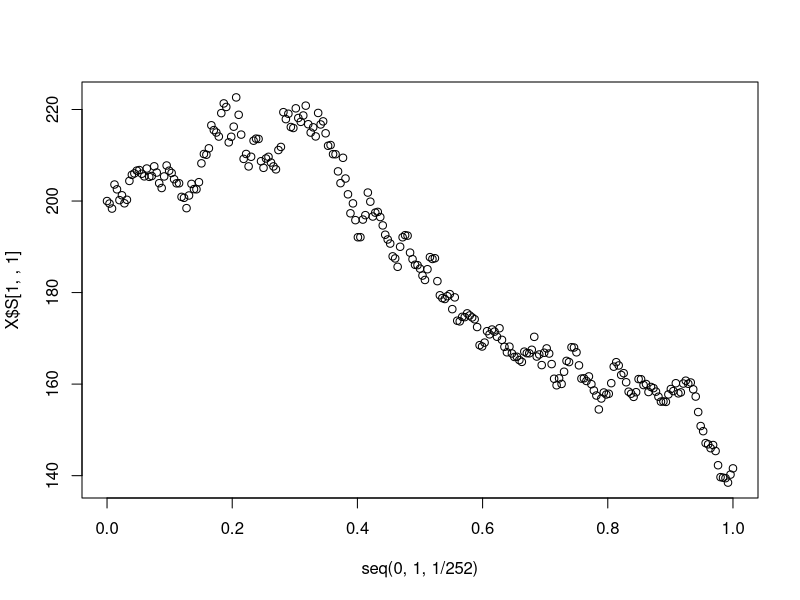
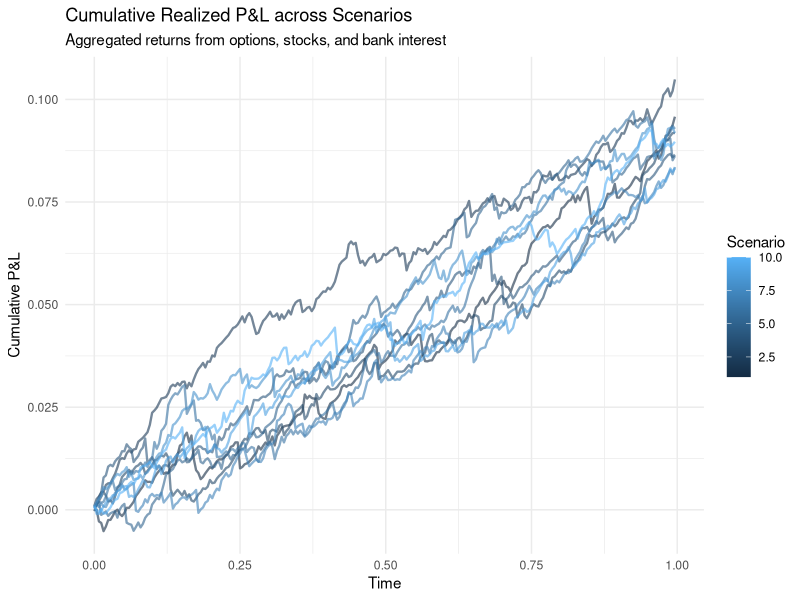
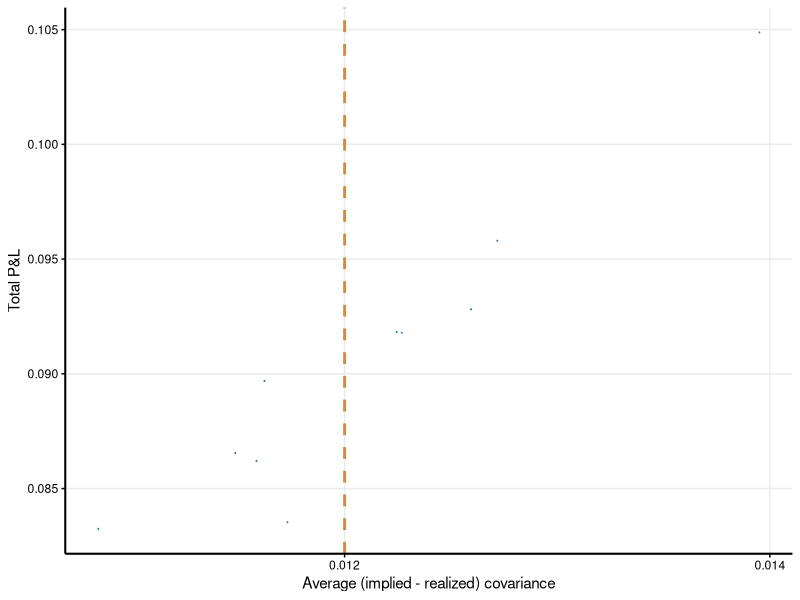
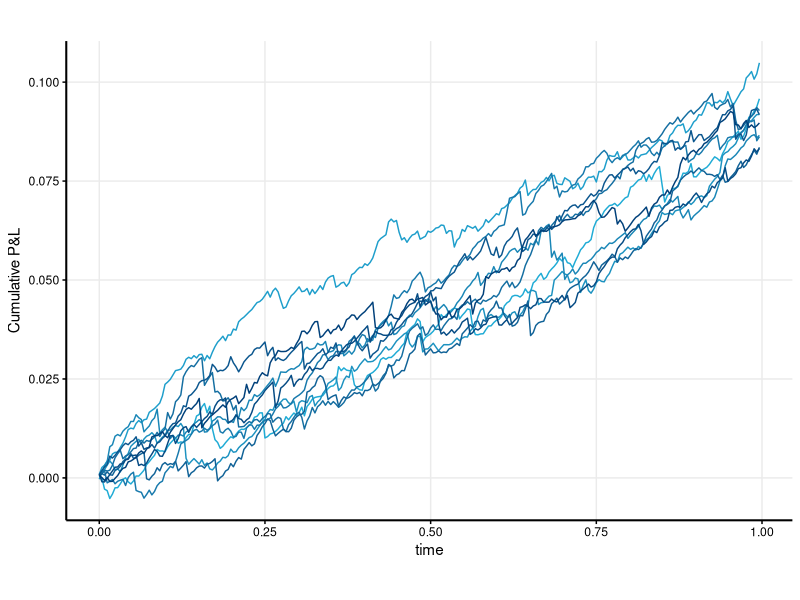
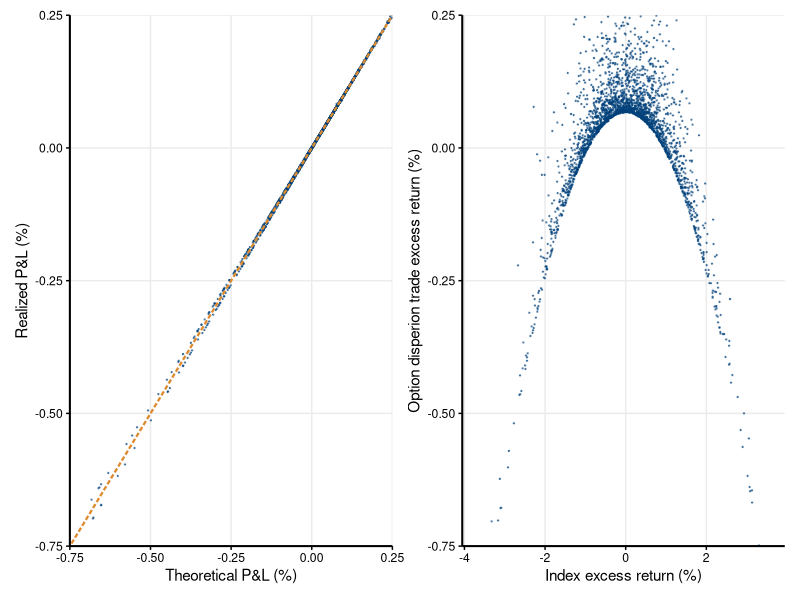
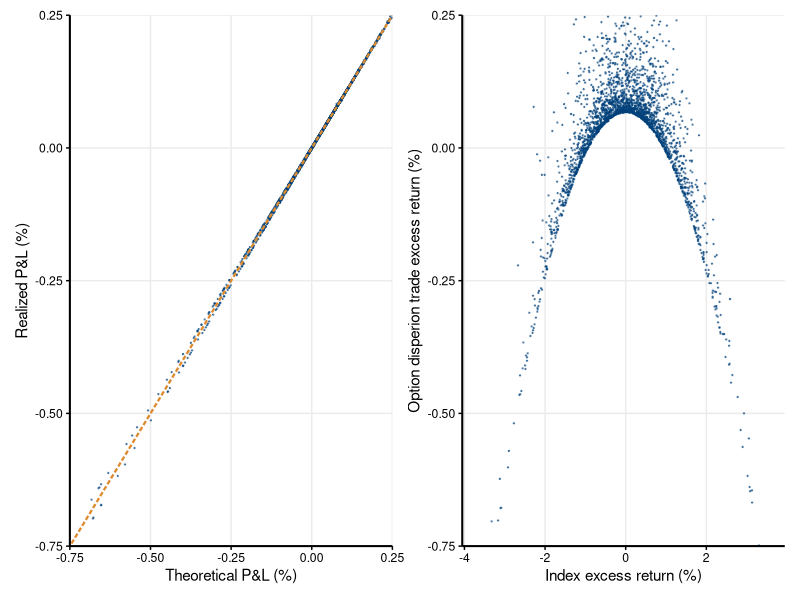

Recreate these plots in R, in order.
#------------------------- General Purpose -------------------------
# This file supports the analysis from Chapter 5 in the thesis. 

#------------------------- !! Important !! -------------------------
# To specifically obtain the figures from the thesis:
#   For figure 8 and 9 put:
#     d = 2 and 10
#     optiontype = "straddle" and "log"
#     nscenarios = 500
#     for_fig_10 = FALSE
#     run up to line 400
#     It will automatically take only the first 10 scenario's to plot figure 8.
#     After running all 4 scenario's, run lines 401 - 469 to make and save the figures.
#   For figure 10:
#     d = 10
#     optiontype = "straddle"
#     nscenarios = 10
#     for_fig_10 = TRUE
#     run all lines

library(ggplot2)
library(dplyr)
library(tidyr)
library(reshape2)
library(patchwork)
#detach("package:MASS", unload = TRUE)

#------------------------- 
#Input: Main parameters.
#-------------------------
#Nr of assets underlying the option
d = 2
#Nr of trading days in 1 year
nT = 252
#Nr of scenarios 
nscenarios = 10
#Maturity of the option (in years)
maturity= 1
#Type of hedge, can only be 'gamma'
greek_hedge = "gamma"
#The type of option, could be 'log' for a log-contract or 'straddle', for a straddle option.
optiontype = "straddle"
#Are the runs to obtain figure 10 from the thesis? Then put this to TRUE, 
#if it is to obtain figures 8 and 9 put it to FALSE.
#To obtain no particular figure, but for the analysis put it to TRUE.
for_fig_10 = TRUE

r=0.02
mu = 0.5
rho_P = 0.3
rho_Q = 0.6
ivP = 0.2
ivQ = 0.2

S0 = rep(200,d)

#computed parameter
dt = 1/nT
divisor = d #keeps index price around level of stocks


# Simulate stock paths in P-world

EulerMaruyama_integrator <- function()
{
  Stocksim =   array(S0,c(d,nT+1,nscenarios))
  
  Sigma <- matrix(rho_P, nrow = d, ncol = d)
  diag(Sigma) <- 1
  L <- t(chol(Sigma))
    
  stocksim = array(S0,c(d,nT+1,nscenarios)) 
  
  for (i in (1:(nT)))
  {  
    Z = matrix(rnorm(d * nscenarios), nrow = d, ncol = nscenarios)
    
    W = t(L %*% Z)
    
    for (sim in (1:nscenarios))
    {
      
    stocksim[,i+1,sim] = stocksim[,i,sim]*exp((r-ivP^2/2)*dt+ivP*sqrt(dt)*W[sim,])
    }
  }
  return(list(S = stocksim))
}

# Intermezzo: plotting an example
X <- EulerMaruyama_integrator()
plot(seq(0,1,1/252),X$S[1,,1])


#----------------------------
# Physical world: stock paths
#----------------------------

#SVR = Stock Variance Rho
Stocks <- EulerMaruyama_integrator()$S
Stocks_tp = Stocks[,2:(nT+1),]
#putting it in dataframe


# 1. 'Melt' the array into a data frame
df_s <- melt(Stocks,   varnames = c("security_id", "t", "scenario"), value.name = "Stock")
df_stp <- melt(Stocks_tp, varnames = c("security_id", "t", "scenario"), value.name = "Stock_tp")

# Insert security_id = d+1 for the index price
df_index <- df_s %>%
  group_by(scenario,t) %>%
  summarize(Stock = 1/divisor*sum(Stock),
            .groups = "drop")  %>%
  mutate(security_id = d+1) %>%
  select(scenario, t, security_id, Stock)

df <- rbind(df_s,df_index)

# Insert security_id = d+1 for the index price
df_index_tp <- df_stp %>%
  group_by(scenario,t) %>%
  summarize(Stock_tp = 1/divisor*sum(Stock_tp),
            .groups = "drop")  %>%
  mutate(security_id = d+1) %>%
  select(scenario, t, security_id, Stock_tp)

df_tp <- rbind(df_stp,df_index_tp)


#finalizing
df_simulated_marketdata <- df %>%
  left_join(df_tp, by = c("security_id", "t", "scenario")) %>%
  mutate(time = (t-1)/nT)


#--------------------------------------------------------
# Risk-neutral world: price Q-options using Black-Scholes
#--------------------------------------------------------

#determining the implied volatility of the index using lognormal approximations

iv_f <- function(security_id, Stockprices,rho){ 
  iv = rep(0,d+1) #initialize vector
  iv[security_id != d+1] = ivQ
  
    w = Stockprices[security_id != d+1]/sum(Stockprices[security_id != d+1])
    dummy = sum(w^2)*exp(ivQ^2)
    
    for(i in 1:d)
    {
      j=1
      while(j<i)
      {
        dummy = dummy + 2*w[i]*w[j]*exp(ivQ^2*rho_Q*maturity) 
        j= j +1
      } 
    }
    iv[d+1] = sqrt(log(dummy)/maturity)
    
    return(data.frame(iv))
}

options(digits = 5)

df_simulated_marketdata <- df_simulated_marketdata %>%
  group_by(scenario,t) %>%
  arrange(security_id) %>%
  reframe(security_id = security_id,
          Stock = Stock,
          Stock_tp = Stock_tp,
          time = time,
          iv_f(security_id, Stock_tp,rho_Q)) %>%
  ungroup() %>%
  mutate(iv_tp = iv)

df_simulated_marketdata <- df_simulated_marketdata %>%
  group_by(scenario,t) %>%
  arrange(security_id) %>%
  reframe(security_id = security_id,
          Stock = Stock,
          Stock_tp = Stock_tp,
          time = time,
          iv_tp = iv,
          iv_f(security_id, Stock,rho_Q)) %>%
  ungroup() 

# We compute option prices  O_t  = E_Q[ (S(t+T)-S(t))_+ | F_t] using the Black-Scholes formula

BS_price <- function(iv,S0,K,option_maturity,r, optiontype)
{
  d1 = 1/(iv*sqrt(option_maturity))*(log(S0/K)+(r+iv^2/2)*option_maturity)
  d2 = d1-iv*sqrt(option_maturity)
  price_call <- pnorm(d1)*S0-pnorm(d2)*K*exp(-r*option_maturity)
  price_put <-  pnorm(-d2)*K*exp(-r*option_maturity)-pnorm(-d1)*S0
  
  delta_call <- pnorm(d1)
  gamma_call <- dnorm(d1)/(S0*iv*sqrt(option_maturity))
  
  #straddle
  delta = 2*delta_call-1
  gamma = 2*gamma_call
  vega = K*exp(-r*option_maturity)*dnorm(d2,0,1)*(sqrt(option_maturity))
  if(optiontype == "straddle")
    {
     out = list(delta = delta, gamma = gamma, price = price_call+price_put)
    } else if (optiontype == "log"){
  out = list(
    price = exp(-r*option_maturity)*((r-iv^2/2)*option_maturity+log(S0/K)),
    delta = exp(-r*(option_maturity))/S0,
    gamma = -exp(-r*(option_maturity))/S0^2)
  }
  
  return(out)
}

# Bob's portfolio is setup with ATM-options for which the strike at time t is given by S(t).
df_simulated_marketdata <- df_simulated_marketdata %>%
  rowwise() %>%
  mutate(Option =  BS_price(iv,Stock,Stock,maturity,r,optiontype)$price,
         Option_tp = BS_price(iv,Stock_tp,Stock,maturity-dt,r,optiontype)$price,
         delta = BS_price(iv,Stock,Stock,maturity,r,optiontype)$delta,
         gamma = BS_price(iv,Stock,Stock,maturity,r,optiontype)$gamma) %>%
  ungroup()


#----------------------
# Executing Bob's-trade
#----------------------

portfolio_f <- function(greek_hedge, security_id, gamma,delta,vega, Option,Stock,iv,rho_estimate)
{
  n = length(security_id)
  index = which(security_id == d+1)
  alpha_index = -sign(gamma[index])/Option[index]
  
  #We compute the vector signifying the shares in each option: shares_option
  if(greek_hedge == "gamma")
  {
    shares_option= -alpha_index*1/first(divisor)^2*gamma[index]/gamma
    shares_option[index] = alpha_index    
  } else if (greek_hedge == "vega"){
    #partial derivative of O_I w.r.t. sigma_i, with i the vector element
    z = 1/first(divisor)^2/IV[index]*(first(rho_estimate)*sum(IV)+(1-first(rho_estimate))*IV)
    partial_OI_partial_sigma_i = vega[index]*z
    
    shares_option = - partial_OI_partial_sigma_i/vega
    shares_option[index] = alpha_index
  }
  
  shares_stock = -shares_option*delta
  
  shares_bank = -(sum(shares_option*Option)+sum(shares_stock*Stock))
  return(data.frame(shares_option,shares_stock, shares_bank))
}


df_trade_execution <- df_simulated_marketdata %>%
  group_by(time, scenario) %>%
  mutate(portfolio_f(greek_hedge,security_id,gamma,delta,vega,Option,Stock,iv,0)) %>%
  ungroup()

PNL_theoretical_f <- function(gamma, IV, S_Tp,S_T,dt)
{
  R = (S_Tp-S_T)/S_T
  return(0.5*gamma*S_T^2*(R^2-IV^2*dt)) 
}

df_trade_execution$PNL_theoretical <- PNL_theoretical_f(df_trade_execution$gamma, df_trade_execution$iv, df_trade_execution$Stock_tp,df_trade_execution$Stock,dt)

#--------------------------------
# Computing PNL of Bob's strategy
#--------------------------------

df_PNL <- df_trade_execution %>%
  group_by(time, scenario) %>%
  summarize(PNL_realized = sum(shares_option*(Option_tp-Option)+shares_stock*(Stock_tp-Stock))+first(shares_bank*(exp(r*dt)-1)),
            PNL_theoretical = sum(shares_option*PNL_theoretical),
            RM = sum((Stock_tp-Stock)/Stock*if_else(security_id==d+1,1,0)),
            #PNL_theoretical = sum(PNL_theoretical*shares_option),
            .groups = "drop") %>%
  filter(time != 1)


# cummulative PNL
df_PNL <- df_PNL %>%
  arrange(scenario, time) %>%
  group_by(scenario) %>%
  mutate(cumulative_PNL = cumsum(PNL_realized)) %>%
  ungroup()

#--------------------------------
# Plotting all scenario's ran.
#--------------------------------

ggplot(df_PNL, aes(x = time, y = cumulative_PNL, color = scenario, group = scenario)) +
  # Realized P&L Lines for all scenarios
  geom_line(alpha = 0.6, size = 0.8) + 
  labs(
    title = "Cumulative Realized P&L across Scenarios",
    subtitle = "Aggregated returns from options, stocks, and bank interest",
    x = "Time",
    y = "Cumulative P&L",
    color = "Scenario"
  ) +
  theme_minimal() +
  theme(legend.position = "right")

#--------------------------------
# Preparing for figure 8. (only plotting up to scenario 10)
#--------------------------------

df_PNL_filtered <- df_PNL %>%
  filter(scenario <= 10)

pl_evol <- ggplot(df_PNL_filtered, aes(x  = time, y = cumulative_PNL, group = scenario)) + 
  geom_line(aes(colour = scenario), linewidth = 0.5, linetype = 1) +
  scale_colour_gradientn(colours = c("#1FABD5", "#00407A")) +
   ylab(expression("Cumulative P&L")) + xlab("time")+theme_minimal() +theme(aspect.ratio=0.66,legend.position = "none")+  theme(
    axis.line = element_line(color = "black", linewidth = 0.7),
    axis.text = element_text(color = "black"),
    axis.ticks = element_line(color = "black"),panel.grid.minor = element_blank()
  )

assign(paste0("pl_evol_",optiontype, d),pl_evol)
print(paste0("pl_evol_",optiontype, d))

#------------------------------------------------------------
# Comparing with difference realized and implied correlations
#------------------------------------------------------------

df_diff_cov <- df_simulated_marketdata %>%
  filter(security_id != d+1) %>%
  group_by(scenario, security_id) %>%
  mutate(return = (Stock_tp-Stock)/Stock) %>%
  mutate(w = Stock/sum(Stock)) %>%
  ungroup() %>%
  filter(!is.na(return)) %>%
  group_by(time, scenario) %>%
  summarize(realized_cov_day = sum(w*return)^2-sum((w*return)^2),
            implied_cov_day = dt*ivQ^2*rho_Q*(sum(w)^2-sum(w^2)),
            denumerator_day = dt*(sum(w)^2-sum(w^2)),
            .groups = "drop") %>%
  group_by(scenario) %>%
  summarize(realized_cov = sum(realized_cov_day),
            implied_cov  = sum(implied_cov_day),
            denumerator  = sum(denumerator_day),
            .groups = "drop") %>%
  mutate(diff_impl_real_cov = (implied_cov-realized_cov)/denumerator)

df_tot_PNL <- df_PNL %>%
  filter(time == 1-dt)

df_scatter_plot <- df_tot_PNL %>%
  inner_join(df_diff_cov, by = c("scenario"))

#--------------------------------
# Preparing figure 9.
#--------------------------------

# ------- The following piece of code to plot the graph was generated using Gemini (Google, 2026) -------
pl_cummul <- ggplot(df_scatter_plot, aes(x = diff_impl_real_cov, y = cumulative_PNL)) +
  geom_point(alpha = 0.5, color = "#00407A", size = 0.15) + 
  labs(
    x = "Average (implied - realized) covariance",
    y = "Total P&L",
  ) +scale_x_continuous(breaks = c(0.008,0.01, 0.012,0.014,0.016)) +

  geom_vline(xintercept = 0.012, color = "#DD8A2E", linewidth = 1, linetype = "dashed") +
  theme_minimal()+ 
  theme(
    axis.line = element_line(color = "black", linewidth = 0.7),
    axis.text = element_text(color = "black"),
    axis.ticks = element_line(color = "black"),panel.grid.minor = element_blank()
  )
# ------- The previous piece of code to plot the graph was generated using Gemini (Google, 2026) -------

plot_time <- paste0("pl_evol_",optiontype, d)
plot_cumul <- paste0("pl_scatter_",optiontype, d)

assign(plot_time,pl_evol)
assign(plot_cumul,pl_cummul)

print(paste0("pl_scatter_",optiontype, d))
print(paste0("pl_evol_",optiontype, d))

get(paste0("pl_scatter_",optiontype, d))
get(paste0("pl_evol_",optiontype, d))

#------------------------- 
# Constructing figures 8 and 9 from the paper, make sure to have run up to line 397 for the following 4 scenarios.
# Log-contract (optiontype) with 2 assets (d).
# Log-contract (optiontype) with 10 assets (d).
# Straddle-contract (optiontype) with 2 assets (d).
# Straddle-contract (optiontype) with 10 assets (d).
# All 4 should be in memory.
# When all 4 are in memory, run up to 469 to obtain figure 8 and 9.
#-------------------------






if (!for_fig_10) {
  #-------------------------
  # Figure 8
  #-------------------------
  
  #Test if everything is loaded properly
  pl_evol_log2
  pl_evol_log10
  pl_evol_straddle2
  pl_evol_straddle10
  
  # Combine plots: (Top Row) / (Bottom Row)
  combined_plot <- ((pl_evol_log2) + pl_evol_log10) / 
    ((pl_evol_straddle2)+ pl_evol_straddle10) + 
    plot_annotation(tag_levels = 'a')
  
  # Display the result
  combined_plot
  
  #Save the result for figure 8
  setwd(dirname(rstudioapi::getActiveDocumentContext()$path))
  setwd(paste0("Figures"))
  ggsave('Figure8_log2log10straddle2straddle10_evol.png', 
         plot=combined_plot,
         width = 6.5,
         height = 5,
         units = "in",   
         dpi = 300       
  )
  
  #-------------------------
  # Figure 9
  #-------------------------
  
  #test if all 4 scenario's are in memory.
  pl_scatter_log2
  pl_scatter_log10
  pl_scatter_straddle2
  pl_scatter_straddle10
  
  # Combine plots: (Top Row) / (Bottom Row)
  combined_plot <- ((pl_scatter_log2 +scale_x_continuous(breaks = c(0.006,0.009, 0.012,0.015,0.018))) + pl_scatter_log10) / 
    ((pl_scatter_straddle2 +scale_x_continuous(breaks = c(0.006,0.009, 0.012,0.015,0.018)))+ pl_scatter_straddle10) + 
    plot_annotation(tag_levels = 'a')
  
  # Display the result
  combined_plot
  
  setwd(dirname(rstudioapi::getActiveDocumentContext()$path))
  setwd(paste0("Figures"))
  ggsave('Figure9_log2log10straddle2straddle10_scatter.png', 
         plot=combined_plot,
         width = 6.5,
         height = 5,
         units = "in",   
         dpi = 300       
    )
}

#-------------------------
# Analysis of returns
#-------------------------

#1. Single index model / CAPM
df_CAPM <- df_PNL %>%
  mutate(Re= PNL_realized-((1+r)^(1/365)-1), RMe = RM-((1+r)^(1/365)-1)) %>%
  select(Re,RMe)

capm_model <- lm(Re ~ RMe, data = df_CAPM)

summary(capm_model)

#-------------------------
# Prepare for figure 10.
#-------------------------
# ------- The following piece of code to plot the graphs was generated using Gemini (Google, 2026) -------
pl_capm <- ggplot(df_CAPM, aes(x = RMe*100, y =Re*100)) +
  geom_point(alpha = 0.5, color = "#00407A", size = 0.2) +
  scale_y_continuous(breaks = c(-0.75,-0.5,-0.25, 0,0.25),limits = c(-0.75, 0.25),expand = c(0, 0)
  ) +  
  labs(
    x = "Index excess return (%)",
    y = "Option disperion trade excess return (%)",
    color = "Legend Title",
    linetype = "Legend Title"  )+
  
  theme_minimal() +
  theme(panel.grid.minor = element_blank())+
  theme(
    axis.line = element_line(color = "black", linewidth = 0.7),
    axis.text = element_text(color = "black"),
    axis.ticks = element_line(color = "black"),panel.grid.minor = element_blank()
  )


pl_real_vs_theor <- ggplot(df_PNL, aes(x = PNL_theoretical*100, y = PNL_realized*100)) +
  geom_point(alpha = 0.5, color = "#00407A", size = 0.2) +
  geom_abline(intercept = 0, slope = 1, color = "#DD8A2E", linetype = "21", linewidth = 0.78) +
  scale_y_continuous(breaks = c(-0.75,-0.5,-0.25, 0,0.25),limits = c(-0.75, 0.25),expand = c(0, 0))+
  scale_x_continuous(breaks = c(-0.75,-0.5,-0.25, 0,0.25),limits = c(-0.75, 0.25),expand = c(0, 0))+
  labs(
    x = "Theoretical P&L (%)",
    y = "Realized P&L (%)",
    color = "Legend Title",
    linetype = "Legend Title"  )+
  
  theme_minimal() +
  theme(panel.grid.minor = element_blank())+
  theme(
    axis.line = element_line(color = "black", linewidth = 0.7),
    axis.text = element_text(color = "black"),
    axis.ticks = element_line(color = "black"),panel.grid.minor = element_blank()
  )
# ------- The previous piece of code to plot the graphs was generated using Gemini (Google, 2026) -------


pl_analysis <- (pl_real_vs_theor + pl_capm)

# Display the result
print(pl_analysis)

# Save the result
setwd(dirname(rstudioapi::getActiveDocumentContext()$path))
setwd(paste0("Figures"))
ggsave('Figure10_Simulations_Analysis.png', 
plot=pl_analysis,
width = 7,
height = 3.5,
units = "in", 
dpi = 300     
)
